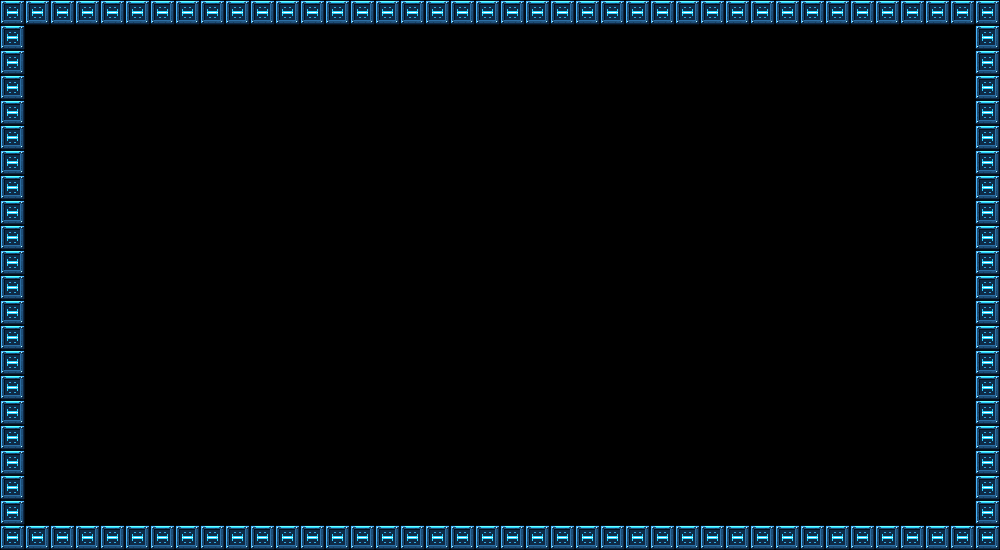

Tiled map render using the project's own tile images. Description and the whole map definition, tile-layer contents included, below:
An orthogonal 40x22 tile map with 25x25 px tiles, 4 tile layers (Fondo, Plataformas, Peligros, Decoracion).

<map version="1.10" tiledversion="1.10.2" orientation="orthogonal" renderorder="right-down" width="40" height="22" tilewidth="25" tileheight="25" infinite="0" nextlayerid="5" nextobjectid="1">
 <tileset firstgid="1" source="nivel1_tech.tsx" />
 <layer id="1" name="Fondo" width="40" height="22">
  <data encoding="csv">
0,0,0,0,0,0,0,0,0,0,0,0,0,0,0,0,0,0,0,0,0,0,0,0,0,0,0,0,0,0,0,0,0,0,0,0,0,0,0,0,
0,0,0,0,0,0,0,0,0,0,0,0,0,0,0,0,0,0,0,0,0,0,0,0,0,0,0,0,0,0,0,0,0,0,0,0,0,0,0,0,
0,0,0,0,0,0,0,0,0,0,0,0,0,0,0,0,0,0,0,0,0,0,0,0,0,0,0,0,0,0,0,0,0,0,0,0,0,0,0,0,
0,0,0,0,0,0,0,0,0,0,0,0,0,0,0,0,0,0,0,0,0,0,0,0,0,0,0,0,0,0,0,0,0,0,0,0,0,0,0,0,
0,0,0,0,0,0,0,0,0,0,0,0,0,0,0,0,0,0,0,0,0,0,0,0,0,0,0,0,0,0,0,0,0,0,0,0,0,0,0,0,
0,0,0,0,0,0,0,0,0,0,0,0,0,0,0,0,0,0,0,0,0,0,0,0,0,0,0,0,0,0,0,0,0,0,0,0,0,0,0,0,
0,0,0,0,0,0,0,0,0,0,0,0,0,0,0,0,0,0,0,0,0,0,0,0,0,0,0,0,0,0,0,0,0,0,0,0,0,0,0,0,
0,0,0,0,0,0,0,0,0,0,0,0,0,0,0,0,0,0,0,0,0,0,0,0,0,0,0,0,0,0,0,0,0,0,0,0,0,0,0,0,
0,0,0,0,0,0,0,0,0,0,0,0,0,0,0,0,0,0,0,0,0,0,0,0,0,0,0,0,0,0,0,0,0,0,0,0,0,0,0,0,
0,0,0,0,0,0,0,0,0,0,0,0,0,0,0,0,0,0,0,0,0,0,0,0,0,0,0,0,0,0,0,0,0,0,0,0,0,0,0,0,
0,0,0,0,0,0,0,0,0,0,0,0,0,0,0,0,0,0,0,0,0,0,0,0,0,0,0,0,0,0,0,0,0,0,0,0,0,0,0,0,
0,0,0,0,0,0,0,0,0,0,0,0,0,0,0,0,0,0,0,0,0,0,0,0,0,0,0,0,0,0,0,0,0,0,0,0,0,0,0,0,
0,0,0,0,0,0,0,0,0,0,0,0,0,0,0,0,0,0,0,0,0,0,0,0,0,0,0,0,0,0,0,0,0,0,0,0,0,0,0,0,
0,0,0,0,0,0,0,0,0,0,0,0,0,0,0,0,0,0,0,0,0,0,0,0,0,0,0,0,0,0,0,0,0,0,0,0,0,0,0,0,
0,0,0,0,0,0,0,0,0,0,0,0,0,0,0,0,0,0,0,0,0,0,0,0,0,0,0,0,0,0,0,0,0,0,0,0,0,0,0,0,
0,0,0,0,0,0,0,0,0,0,0,0,0,0,0,0,0,0,0,0,0,0,0,0,0,0,0,0,0,0,0,0,0,0,0,0,0,0,0,0,
0,0,0,0,0,0,0,0,0,0,0,0,0,0,0,0,0,0,0,0,0,0,0,0,0,0,0,0,0,0,0,0,0,0,0,0,0,0,0,0,
0,0,0,0,0,0,0,0,0,0,0,0,0,0,0,0,0,0,0,0,0,0,0,0,0,0,0,0,0,0,0,0,0,0,0,0,0,0,0,0,
0,0,0,0,0,0,0,0,0,0,0,0,0,0,0,0,0,0,0,0,0,0,0,0,0,0,0,0,0,0,0,0,0,0,0,0,0,0,0,0,
0,0,0,0,0,0,0,0,0,0,0,0,0,0,0,0,0,0,0,0,0,0,0,0,0,0,0,0,0,0,0,0,0,0,0,0,0,0,0,0,
0,0,0,0,0,0,0,0,0,0,0,0,0,0,0,0,0,0,0,0,0,0,0,0,0,0,0,0,0,0,0,0,0,0,0,0,0,0,0,0,
0,0,0,0,0,0,0,0,0,0,0,0,0,0,0,0,0,0,0,0,0,0,0,0,0,0,0,0,0,0,0,0,0,0,0,0,0,0,0,0
  </data>
 </layer>
 <layer id="2" name="Plataformas" width="40" height="22">
  <data encoding="csv">
1,1,1,1,1,1,1,1,1,1,1,1,1,1,1,1,1,1,1,1,1,1,1,1,1,1,1,1,1,1,1,1,1,1,1,1,1,1,1,1,
1,0,0,0,0,0,0,0,0,0,0,0,0,0,0,0,0,0,0,0,0,0,0,0,0,0,0,0,0,0,0,0,0,0,0,0,0,0,0,1,
1,0,0,0,0,0,0,0,0,0,0,0,0,0,0,0,0,0,0,0,0,0,0,0,0,0,0,0,0,0,0,0,0,0,0,0,0,0,0,1,
1,0,0,0,0,0,0,0,0,0,0,0,0,0,0,0,0,0,0,0,0,0,0,0,0,0,0,0,0,0,0,0,0,0,0,0,0,0,0,1,
1,0,0,0,0,0,0,0,0,0,0,0,0,0,0,0,0,0,0,0,0,0,0,0,0,0,0,0,0,0,0,0,0,0,0,0,0,0,0,1,
1,0,0,0,0,0,0,0,0,0,0,0,0,0,0,0,0,0,0,0,0,0,0,0,0,0,0,0,0,0,0,0,0,0,0,0,0,0,0,1,
1,0,0,0,0,0,0,0,0,0,0,0,0,0,0,0,0,0,0,0,0,0,0,0,0,0,0,0,0,0,0,0,0,0,0,0,0,0,0,1,
1,0,0,0,0,0,0,0,0,0,0,0,0,0,0,0,0,0,0,0,0,0,0,0,0,0,0,0,0,0,0,0,0,0,0,0,0,0,0,1,
1,0,0,0,0,0,0,0,0,0,0,0,0,0,0,0,0,0,0,0,0,0,0,0,0,0,0,0,0,0,0,0,0,0,0,0,0,0,0,1,
1,0,0,0,0,0,0,0,0,0,0,0,0,0,0,0,0,0,0,0,0,0,0,0,0,0,0,0,0,0,0,0,0,0,0,0,0,0,0,1,
1,0,0,0,0,0,0,0,0,0,0,0,0,0,0,0,0,0,0,0,0,0,0,0,0,0,0,0,0,0,0,0,0,0,0,0,0,0,0,1,
1,0,0,0,0,0,0,0,0,0,0,0,0,0,0,0,0,0,0,0,0,0,0,0,0,0,0,0,0,0,0,0,0,0,0,0,0,0,0,1,
1,0,0,0,0,0,0,0,0,0,0,0,0,0,0,0,0,0,0,0,0,0,0,0,0,0,0,0,0,0,0,0,0,0,0,0,0,0,0,1,
1,0,0,0,0,0,0,0,0,0,0,0,0,0,0,0,0,0,0,0,0,0,0,0,0,0,0,0,0,0,0,0,0,0,0,0,0,0,0,1,
1,0,0,0,0,0,0,0,0,0,0,0,0,0,0,0,0,0,0,0,0,0,0,0,0,0,0,0,0,0,0,0,0,0,0,0,0,0,0,1,
1,0,0,0,0,0,0,0,0,0,0,0,0,0,0,0,0,0,0,0,0,0,0,0,0,0,0,0,0,0,0,0,0,0,0,0,0,0,0,1,
1,0,0,0,0,0,0,0,0,0,0,0,0,0,0,0,0,0,0,0,0,0,0,0,0,0,0,0,0,0,0,0,0,0,0,0,0,0,0,1,
1,0,0,0,0,0,0,0,0,0,0,0,0,0,0,0,0,0,0,0,0,0,0,0,0,0,0,0,0,0,0,0,0,0,0,0,0,0,0,1,
1,0,0,0,0,0,0,0,0,0,0,0,0,0,0,0,0,0,0,0,0,0,0,0,0,0,0,0,0,0,0,0,0,0,0,0,0,0,0,1,
1,0,0,0,0,0,0,0,0,0,0,0,0,0,0,0,0,0,0,0,0,0,0,0,0,0,0,0,0,0,0,0,0,0,0,0,0,0,0,1,
1,0,0,0,0,0,0,0,0,0,0,0,0,0,0,0,0,0,0,0,0,0,0,0,0,0,0,0,0,0,0,0,0,0,0,0,0,0,0,1,
1,1,1,1,1,1,1,1,1,1,1,1,1,1,1,1,1,1,1,1,1,1,1,1,1,1,1,1,1,1,1,1,1,1,1,1,1,1,1,1
  </data>
 </layer>
 <layer id="3" name="Peligros" width="40" height="22">
  <data encoding="csv">
0,0,0,0,0,0,0,0,0,0,0,0,0,0,0,0,0,0,0,0,0,0,0,0,0,0,0,0,0,0,0,0,0,0,0,0,0,0,0,0,
0,0,0,0,0,0,0,0,0,0,0,0,0,0,0,0,0,0,0,0,0,0,0,0,0,0,0,0,0,0,0,0,0,0,0,0,0,0,0,0,
0,0,0,0,0,0,0,0,0,0,0,0,0,0,0,0,0,0,0,0,0,0,0,0,0,0,0,0,0,0,0,0,0,0,0,0,0,0,0,0,
0,0,0,0,0,0,0,0,0,0,0,0,0,0,0,0,0,0,0,0,0,0,0,0,0,0,0,0,0,0,0,0,0,0,0,0,0,0,0,0,
0,0,0,0,0,0,0,0,0,0,0,0,0,0,0,0,0,0,0,0,0,0,0,0,0,0,0,0,0,0,0,0,0,0,0,0,0,0,0,0,
0,0,0,0,0,0,0,0,0,0,0,0,0,0,0,0,0,0,0,0,0,0,0,0,0,0,0,0,0,0,0,0,0,0,0,0,0,0,0,0,
0,0,0,0,0,0,0,0,0,0,0,0,0,0,0,0,0,0,0,0,0,0,0,0,0,0,0,0,0,0,0,0,0,0,0,0,0,0,0,0,
0,0,0,0,0,0,0,0,0,0,0,0,0,0,0,0,0,0,0,0,0,0,0,0,0,0,0,0,0,0,0,0,0,0,0,0,0,0,0,0,
0,0,0,0,0,0,0,0,0,0,0,0,0,0,0,0,0,0,0,0,0,0,0,0,0,0,0,0,0,0,0,0,0,0,0,0,0,0,0,0,
0,0,0,0,0,0,0,0,0,0,0,0,0,0,0,0,0,0,0,0,0,0,0,0,0,0,0,0,0,0,0,0,0,0,0,0,0,0,0,0,
0,0,0,0,0,0,0,0,0,0,0,0,0,0,0,0,0,0,0,0,0,0,0,0,0,0,0,0,0,0,0,0,0,0,0,0,0,0,0,0,
0,0,0,0,0,0,0,0,0,0,0,0,0,0,0,0,0,0,0,0,0,0,0,0,0,0,0,0,0,0,0,0,0,0,0,0,0,0,0,0,
0,0,0,0,0,0,0,0,0,0,0,0,0,0,0,0,0,0,0,0,0,0,0,0,0,0,0,0,0,0,0,0,0,0,0,0,0,0,0,0,
0,0,0,0,0,0,0,0,0,0,0,0,0,0,0,0,0,0,0,0,0,0,0,0,0,0,0,0,0,0,0,0,0,0,0,0,0,0,0,0,
0,0,0,0,0,0,0,0,0,0,0,0,0,0,0,0,0,0,0,0,0,0,0,0,0,0,0,0,0,0,0,0,0,0,0,0,0,0,0,0,
0,0,0,0,0,0,0,0,0,0,0,0,0,0,0,0,0,0,0,0,0,0,0,0,0,0,0,0,0,0,0,0,0,0,0,0,0,0,0,0,
0,0,0,0,0,0,0,0,0,0,0,0,0,0,0,0,0,0,0,0,0,0,0,0,0,0,0,0,0,0,0,0,0,0,0,0,0,0,0,0,
0,0,0,0,0,0,0,0,0,0,0,0,0,0,0,0,0,0,0,0,0,0,0,0,0,0,0,0,0,0,0,0,0,0,0,0,0,0,0,0,
0,0,0,0,0,0,0,0,0,0,0,0,0,0,0,0,0,0,0,0,0,0,0,0,0,0,0,0,0,0,0,0,0,0,0,0,0,0,0,0,
0,0,0,0,0,0,0,0,0,0,0,0,0,0,0,0,0,0,0,0,0,0,0,0,0,0,0,0,0,0,0,0,0,0,0,0,0,0,0,0,
0,0,0,0,0,0,0,0,0,0,0,0,0,0,0,0,0,0,0,0,0,0,0,0,0,0,0,0,0,0,0,0,0,0,0,0,0,0,0,0,
0,0,0,0,0,0,0,0,0,0,0,0,0,0,0,0,0,0,0,0,0,0,0,0,0,0,0,0,0,0,0,0,0,0,0,0,0,0,0,0
  </data>
 </layer>
 <layer id="4" name="Decoracion" width="40" height="22">
  <data encoding="csv">
0,0,0,0,0,0,0,0,0,0,0,0,0,0,0,0,0,0,0,0,0,0,0,0,0,0,0,0,0,0,0,0,0,0,0,0,0,0,0,0,
0,0,0,0,0,0,0,0,0,0,0,0,0,0,0,0,0,0,0,0,0,0,0,0,0,0,0,0,0,0,0,0,0,0,0,0,0,0,0,0,
0,0,0,0,0,0,0,0,0,0,0,0,0,0,0,0,0,0,0,0,0,0,0,0,0,0,0,0,0,0,0,0,0,0,0,0,0,0,0,0,
0,0,0,0,0,0,0,0,0,0,0,0,0,0,0,0,0,0,0,0,0,0,0,0,0,0,0,0,0,0,0,0,0,0,0,0,0,0,0,0,
0,0,0,0,0,0,0,0,0,0,0,0,0,0,0,0,0,0,0,0,0,0,0,0,0,0,0,0,0,0,0,0,0,0,0,0,0,0,0,0,
0,0,0,0,0,0,0,0,0,0,0,0,0,0,0,0,0,0,0,0,0,0,0,0,0,0,0,0,0,0,0,0,0,0,0,0,0,0,0,0,
0,0,0,0,0,0,0,0,0,0,0,0,0,0,0,0,0,0,0,0,0,0,0,0,0,0,0,0,0,0,0,0,0,0,0,0,0,0,0,0,
0,0,0,0,0,0,0,0,0,0,0,0,0,0,0,0,0,0,0,0,0,0,0,0,0,0,0,0,0,0,0,0,0,0,0,0,0,0,0,0,
0,0,0,0,0,0,0,0,0,0,0,0,0,0,0,0,0,0,0,0,0,0,0,0,0,0,0,0,0,0,0,0,0,0,0,0,0,0,0,0,
0,0,0,0,0,0,0,0,0,0,0,0,0,0,0,0,0,0,0,0,0,0,0,0,0,0,0,0,0,0,0,0,0,0,0,0,0,0,0,0,
0,0,0,0,0,0,0,0,0,0,0,0,0,0,0,0,0,0,0,0,0,0,0,0,0,0,0,0,0,0,0,0,0,0,0,0,0,0,0,0,
0,0,0,0,0,0,0,0,0,0,0,0,0,0,0,0,0,0,0,0,0,0,0,0,0,0,0,0,0,0,0,0,0,0,0,0,0,0,0,0,
0,0,0,0,0,0,0,0,0,0,0,0,0,0,0,0,0,0,0,0,0,0,0,0,0,0,0,0,0,0,0,0,0,0,0,0,0,0,0,0,
0,0,0,0,0,0,0,0,0,0,0,0,0,0,0,0,0,0,0,0,0,0,0,0,0,0,0,0,0,0,0,0,0,0,0,0,0,0,0,0,
0,0,0,0,0,0,0,0,0,0,0,0,0,0,0,0,0,0,0,0,0,0,0,0,0,0,0,0,0,0,0,0,0,0,0,0,0,0,0,0,
0,0,0,0,0,0,0,0,0,0,0,0,0,0,0,0,0,0,0,0,0,0,0,0,0,0,0,0,0,0,0,0,0,0,0,0,0,0,0,0,
0,0,0,0,0,0,0,0,0,0,0,0,0,0,0,0,0,0,0,0,0,0,0,0,0,0,0,0,0,0,0,0,0,0,0,0,0,0,0,0,
0,0,0,0,0,0,0,0,0,0,0,0,0,0,0,0,0,0,0,0,0,0,0,0,0,0,0,0,0,0,0,0,0,0,0,0,0,0,0,0,
0,0,0,0,0,0,0,0,0,0,0,0,0,0,0,0,0,0,0,0,0,0,0,0,0,0,0,0,0,0,0,0,0,0,0,0,0,0,0,0,
0,0,0,0,0,0,0,0,0,0,0,0,0,0,0,0,0,0,0,0,0,0,0,0,0,0,0,0,0,0,0,0,0,0,0,0,0,0,0,0,
0,0,0,0,0,0,0,0,0,0,0,0,0,0,0,0,0,0,0,0,0,0,0,0,0,0,0,0,0,0,0,0,0,0,0,0,0,0,0,0,
0,0,0,0,0,0,0,0,0,0,0,0,0,0,0,0,0,0,0,0,0,0,0,0,0,0,0,0,0,0,0,0,0,0,0,0,0,0,0,0
  </data>
 </layer>
</map>
